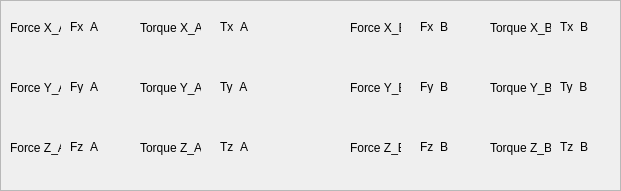
   <widget class="QFrame" name="frame_5">
    <property name="geometry">
     <rect>
      <x>10</x>
      <y>300</y>
      <width>621</width>
      <height>191</height>
     </rect>
    </property>
    <property name="frameShape">
     <enum>QFrame::StyledPanel</enum>
    </property>
    <property name="frameShadow">
     <enum>QFrame::Raised</enum>
    </property>
    <widget class="QLabel" name="label">
     <property name="geometry">
      <rect>
       <x>10</x>
       <y>20</y>
       <width>51</width>
       <height>16</height>
      </rect>
     </property>
     <property name="text">
      <string>Force X_A</string>
     </property>
    </widget>
    <widget class="QLabel" name="label_2">
     <property name="geometry">
      <rect>
       <x>10</x>
       <y>80</y>
       <width>51</width>
       <height>16</height>
      </rect>
     </property>
     <property name="text">
      <string>Force Y_A</string>
     </property>
    </widget>
    <widget class="QLabel" name="label_3">
     <property name="geometry">
      <rect>
       <x>10</x>
       <y>140</y>
       <width>51</width>
       <height>16</height>
      </rect>
     </property>
     <property name="text">
      <string>Force Z_A</string>
     </property>
    </widget>
    <widget class="QLabel" name="labelFz_A">
     <property name="geometry">
      <rect>
       <x>70</x>
       <y>140</y>
       <width>46</width>
       <height>13</height>
      </rect>
     </property>
     <property name="text">
      <string>Fz_A</string>
     </property>
    </widget>
    <widget class="QLabel" name="labelFx_A">
     <property name="geometry">
      <rect>
       <x>70</x>
       <y>20</y>
       <width>46</width>
       <height>13</height>
      </rect>
     </property>
     <property name="text">
      <string>Fx_A</string>
     </property>
    </widget>
    <widget class="QLabel" name="labelFy_A">
     <property name="geometry">
      <rect>
       <x>70</x>
       <y>80</y>
       <width>46</width>
       <height>13</height>
      </rect>
     </property>
     <property name="text">
      <string>Fy_A</string>
     </property>
    </widget>
    <widget class="QLabel" name="label_8">
     <property name="geometry">
      <rect>
       <x>140</x>
       <y>20</y>
       <width>61</width>
       <height>16</height>
      </rect>
     </property>
     <property name="text">
      <string>Torque X_A</string>
     </property>
    </widget>
    <widget class="QLabel" name="label_9">
     <property name="geometry">
      <rect>
       <x>140</x>
       <y>80</y>
       <width>61</width>
       <height>16</height>
      </rect>
     </property>
     <property name="text">
      <string>Torque Y_A</string>
     </property>
    </widget>
    <widget class="QLabel" name="label_7">
     <property name="geometry">
      <rect>
       <x>140</x>
       <y>140</y>
       <width>61</width>
       <height>16</height>
      </rect>
     </property>
     <property name="text">
      <string>Torque Z_A</string>
     </property>
    </widget>
    <widget class="QLabel" name="labelTz_A">
     <property name="geometry">
      <rect>
       <x>220</x>
       <y>140</y>
       <width>46</width>
       <height>13</height>
      </rect>
     </property>
     <property name="text">
      <string>Tz_A</string>
     </property>
    </widget>
    <widget class="QLabel" name="labelTy_A">
     <property name="geometry">
      <rect>
       <x>220</x>
       <y>80</y>
       <width>46</width>
       <height>13</height>
      </rect>
     </property>
     <property name="text">
      <string>Ty_A</string>
     </property>
    </widget>
    <widget class="QLabel" name="labelTx_A">
     <property name="geometry">
      <rect>
       <x>220</x>
       <y>20</y>
       <width>46</width>
       <height>13</height>
      </rect>
     </property>
     <property name="text">
      <string>Tx_A</string>
     </property>
    </widget>
    <widget class="QLabel" name="label_4">
     <property name="geometry">
      <rect>
       <x>350</x>
       <y>20</y>
       <width>51</width>
       <height>16</height>
      </rect>
     </property>
     <property name="text">
      <string>Force X_B</string>
     </property>
    </widget>
    <widget class="QLabel" name="label_6">
     <property name="geometry">
      <rect>
       <x>350</x>
       <y>140</y>
       <width>51</width>
       <height>16</height>
      </rect>
     </property>
     <property name="text">
      <string>Force Z_B</string>
     </property>
    </widget>
    <widget class="QLabel" name="label_5">
     <property name="geometry">
      <rect>
       <x>350</x>
       <y>80</y>
       <width>51</width>
       <height>16</height>
      </rect>
     </property>
     <property name="text">
      <string>Force Y_B</string>
     </property>
    </widget>
    <widget class="QLabel" name="labelFx_B">
     <property name="geometry">
      <rect>
       <x>420</x>
       <y>20</y>
       <width>46</width>
       <height>13</height>
      </rect>
     </property>
     <property name="text">
      <string>Fx_B</string>
     </property>
    </widget>
    <widget class="QLabel" name="labelFy_B">
     <property name="geometry">
      <rect>
       <x>420</x>
       <y>80</y>
       <width>46</width>
       <height>13</height>
      </rect>
     </property>
     <property name="text">
      <string>Fy_B</string>
     </property>
    </widget>
    <widget class="QLabel" name="labelFz_B">
     <property name="geometry">
      <rect>
       <x>420</x>
       <y>140</y>
       <width>46</width>
       <height>13</height>
      </rect>
     </property>
     <property name="text">
      <string>Fz_B</string>
     </property>
    </widget>
    <widget class="QLabel" name="label_12">
     <property name="geometry">
      <rect>
       <x>490</x>
       <y>140</y>
       <width>61</width>
       <height>16</height>
      </rect>
     </property>
     <property name="text">
      <string>Torque Z_B</string>
     </property>
    </widget>
    <widget class="QLabel" name="label_11">
     <property name="geometry">
      <rect>
       <x>490</x>
       <y>80</y>
       <width>61</width>
       <height>16</height>
      </rect>
     </property>
     <property name="text">
      <string>Torque Y_B</string>
     </property>
    </widget>
    <widget class="QLabel" name="label_10">
     <property name="geometry">
      <rect>
       <x>490</x>
       <y>20</y>
       <width>61</width>
       <height>16</height>
      </rect>
     </property>
     <property name="text">
      <string>Torque X_B</string>
     </property>
    </widget>
    <widget class="QLabel" name="labelTz_B">
     <property name="geometry">
      <rect>
       <x>560</x>
       <y>140</y>
       <width>46</width>
       <height>13</height>
      </rect>
     </property>
     <property name="text">
      <string>Tz_B</string>
     </property>
    </widget>
    <widget class="QLabel" name="labelTx_B">
     <property name="geometry">
      <rect>
       <x>560</x>
       <y>20</y>
       <width>46</width>
       <height>13</height>
      </rect>
     </property>
     <property name="text">
      <string>Tx_B</string>
     </property>
    </widget>
    <widget class="QLabel" name="labelTy_B">
     <property name="geometry">
      <rect>
       <x>560</x>
       <y>80</y>
       <width>46</width>
       <height>13</height>
      </rect>
     </property>
     <property name="text">
      <string>Ty_B</string>
     </property>
    </widget>
   </widget>
